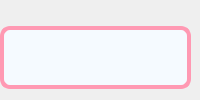
      <widget class="QWidget" name="page_ai">
       <layout class="QGridLayout" name="gridLayout_5">
        <property name="leftMargin">
         <number>0</number>
        </property>
        <property name="topMargin">
         <number>0</number>
        </property>
        <property name="rightMargin">
         <number>9</number>
        </property>
        <property name="bottomMargin">
         <number>11</number>
        </property>
        <item row="0" column="0">
         <layout class="QHBoxLayout" name="horizontalLayout_3">
          <item>
           <spacer name="spa">
            <property name="orientation">
             <enum>Qt::Orientation::Horizontal</enum>
            </property>
            <property name="sizeHint" stdset="0">
             <size>
              <width>40</width>
              <height>20</height>
             </size>
            </property>
           </spacer>
          </item>
         </layout>
        </item>
        <item row="1" column="0" colspan="4">
         <widget class="QFrame" name="frame_ai">
          <property name="sizePolicy">
           <sizepolicy hsizetype="Minimum" vsizetype="Minimum">
            <horstretch>50</horstretch>
            <verstretch>50</verstretch>
           </sizepolicy>
          </property>
          <property name="contextMenuPolicy">
           <enum>Qt::ContextMenuPolicy::NoContextMenu</enum>
          </property>
          <property name="styleSheet">
           <string notr="true">QFrame {
    border: 4px solid rgba(255, 153, 179, 1);
    border-radius: 10px; 
    background: rgba(245, 250, 255, 1); 
    padding: 5px; 
}</string>
          </property>
          <property name="frameShape">
           <enum>QFrame::Shape::StyledPanel</enum>
          </property>
          <property name="frameShadow">
           <enum>QFrame::Shadow::Raised</enum>
          </property>
         </widget>
        </item>
        <item row="0" column="1">
         <widget class="QPushButton" name="but_minwindow3">
          <property name="sizePolicy">
           <sizepolicy hsizetype="Fixed" vsizetype="Fixed">
            <horstretch>0</horstretch>
            <verstretch>0</verstretch>
           </sizepolicy>
          </property>
          <property name="minimumSize">
           <size>
            <width>0</width>
            <height>0</height>
           </size>
          </property>
          <property name="maximumSize">
           <size>
            <width>0</width>
            <height>0</height>
           </size>
          </property>
          <property name="visible">
           <bool>false</bool>
          </property>
         </widget>
        </item>
        <item row="0" column="2">
         <widget class="QPushButton" name="but_maxwindow3">
          <property name="sizePolicy">
           <sizepolicy hsizetype="Fixed" vsizetype="Fixed">
            <horstretch>0</horstretch>
            <verstretch>0</verstretch>
           </sizepolicy>
          </property>
          <property name="minimumSize">
           <size>
            <width>0</width>
            <height>0</height>
           </size>
          </property>
          <property name="maximumSize">
           <size>
            <width>0</width>
            <height>0</height>
           </size>
          </property>
          <property name="visible">
           <bool>false</bool>
          </property>
         </widget>
        </item>
        <item row="0" column="3">
         <widget class="QPushButton" name="but_deletewindow3">
          <property name="sizePolicy">
           <sizepolicy hsizetype="Fixed" vsizetype="Fixed">
            <horstretch>0</horstretch>
            <verstretch>0</verstretch>
           </sizepolicy>
          </property>
          <property name="minimumSize">
           <size>
            <width>0</width>
            <height>0</height>
           </size>
          </property>
          <property name="maximumSize">
           <size>
            <width>0</width>
            <height>0</height>
           </size>
          </property>
          <property name="visible">
           <bool>false</bool>
          </property>
         </widget>
        </item>
       </layout>
      </widget>
